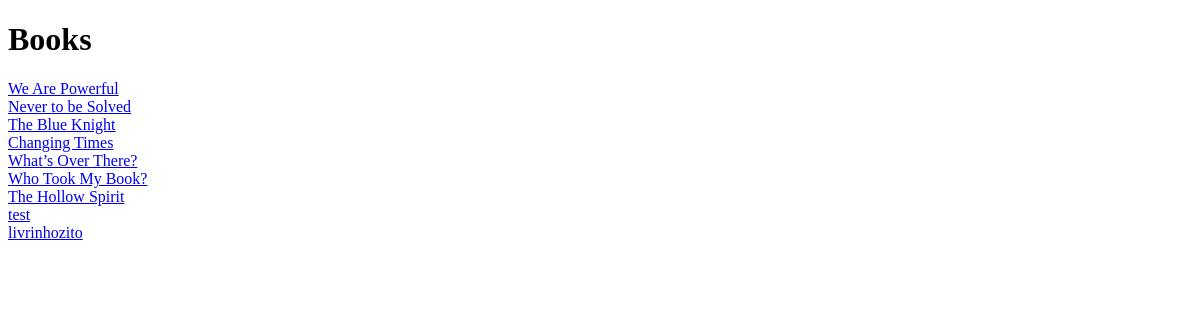
/books/, run on an earlier commit of the app's database.
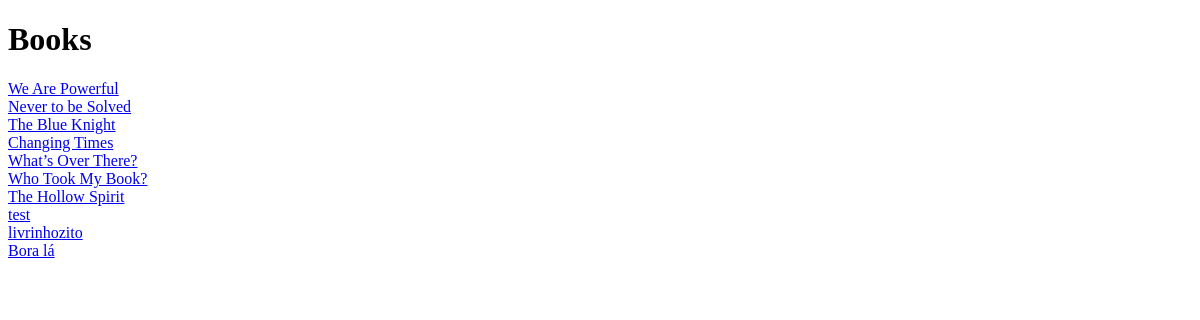
And on a later commit of the database.
### app/models.py (models this page shows, shortened)
class Book(models.Model):
    title = models.CharField(max_length=100)
    date = models.DateField()
    authors = models.ManyToManyField(Author)
    publisher = models.ForeignKey(Publisher, on_delete=models.CASCADE)

### app/views.py (the view)
# urls.py: path('books/', views.books, name='books'),
def books(request):
    b = Book.objects.all()
    return render(request, 'books.html', {'books': b})

### app/templates/books.html (shortened to what this page needs)
<!DOCTYPE html>
<html lang="en">
<head>
</head>
<body>
<h1>Books</h1>
{% for book in books %}
    <a href="{% url 'book' book.id %}">{{ book.title }}</a></br>
{% endfor %}
</body>
</html>

What changed in the data, as far as the page shows it:
added Book: title "Bora lá"
